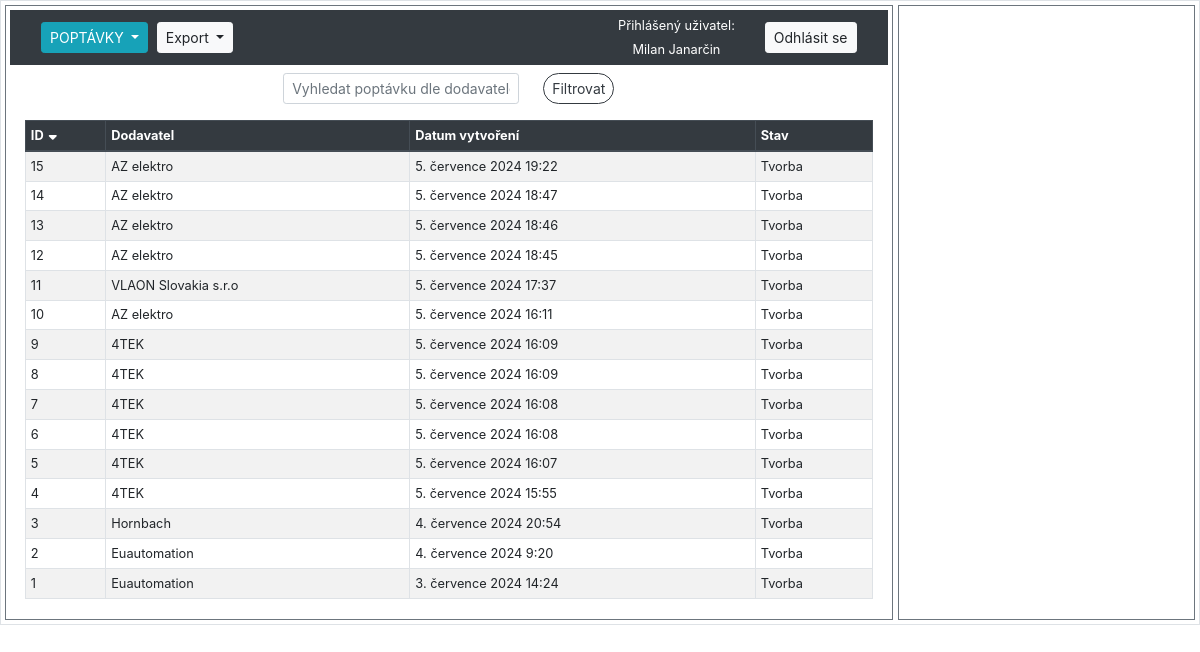
Before: /sklad/poptavky/ (signed in) with the older database file.
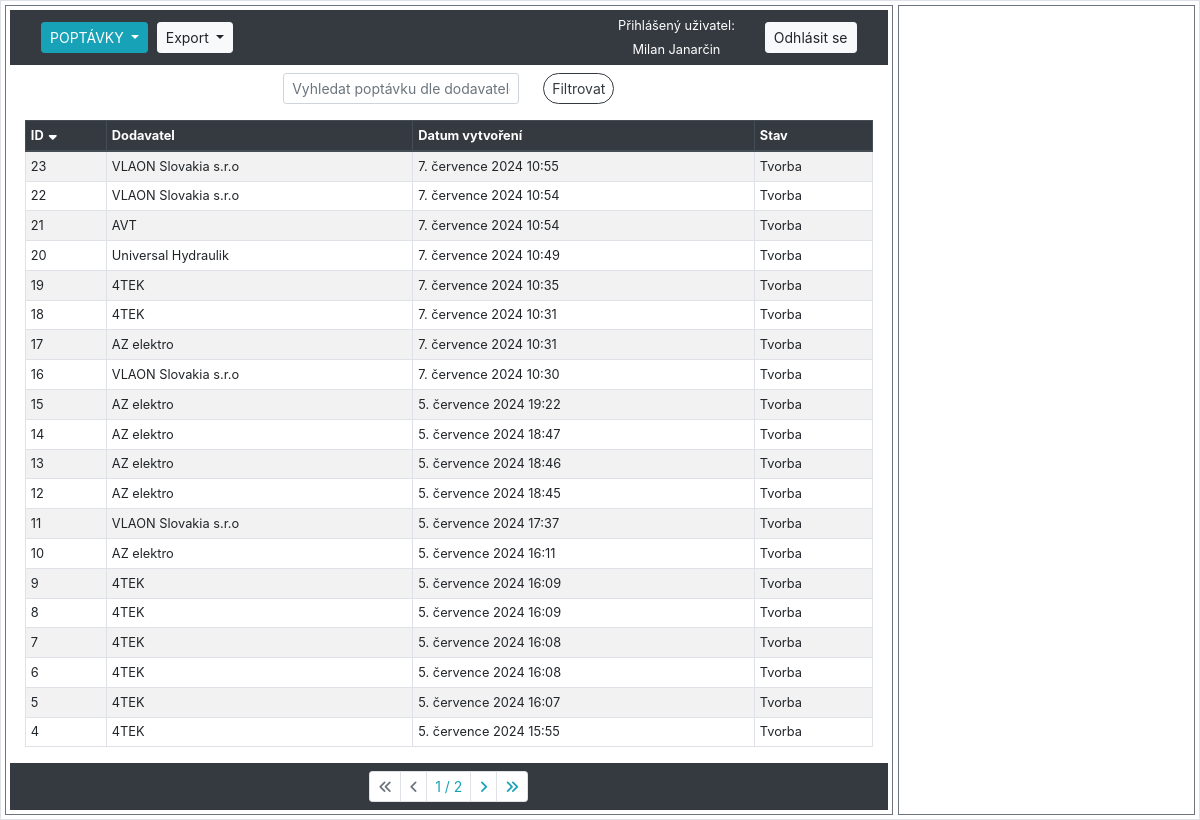
After: the same page with the newer database file.
### hpm_sklad/models.py (models this page shows, shortened)
class Poptavky(models.Model):
    class Meta:
        verbose_name_plural = 'Poptávky'
        verbose_name = 'Poptávka'
    STAVY_CHOICES = [
        ('Tvorba', 'Ve tvorbě'),
        ('Poptáno', 'Poptáno'),
        ('Uzavřeno', 'Uzavřeno'),
        ]
    dodavatel = models.ForeignKey(Dodavatele, on_delete=models.CASCADE, related_name='poptavky', verbose_name="Dodavatel")
    datum_vytvoreni = models.DateTimeField(auto_now_add=True, verbose_name="Datum vytvoření")
    stav = models.CharField(max_length=10, choices=STAVY_CHOICES, default='Tvorba', verbose_name="Stav poptávky")
    varianty = models.ManyToManyField('Varianty', through='PoptavkaVarianty')

class Dodavatele(models.Model):
    class Meta:
        verbose_name_plural = "Dodavatelé"
    LANGUAGE_CHOICES = [
        ('CZ', 'Český'),
        ('SK', 'Slovenský'),
        ('DE', 'Německý'),
        ('EN', 'Anglický')
    ]
    dodavatel = models.CharField(max_length=100, verbose_name="Dodavatel")
    kontakt = models.CharField(null=True, max_length=100, verbose_name="Kontaktní osoba")
    email = models.EmailField(null=True, max_length=100, verbose_name="E-mail")
    telefon = models.CharField(null=True, max_length=20, verbose_name="Telefon")
    jazyk = models.CharField(null=True, max_length=2, choices=LANGUAGE_CHOICES, default='CZ', verbose_name="Jazyk")
    def __str__(self):
        return f"{self.dodavatel}"

### hpm_sklad/views.py (the view, shortened to what this page needs)
# urls.py: path('sklad/poptavky/', views.PoptavkaListView.as_view(), name='poptavky'),
class PoptavkaListView(LoginRequiredMixin, ListView):
    model = Poptavky
    template_name = 'hpm_sklad/poptavky.html'
    paginate_by = 20
    export_csv = False
    def get_context_data(self, **kwargs):
        context = super().get_context_data(**kwargs)
        selected_id = self.request.GET.get('selected', None)
        if selected_id:
            context['selected_item'] = get_object_or_404(Dodavatele, id=selected_id)
        else:
            context['selected_item'] = None
        context.update({
            'db_table': 'poptavky',
            'sort': self.request.GET.get('sort', 'id'),
            'order': self.request.GET.get('order', 'down'),
            'query': self.request.GET.get('query', ''),
            'current_user': self.request.user,
        })
        return context
    def get_queryset(self):
        queryset = Poptavky.objects.all()
        query = self.request.GET.get('query', '')
        sort = self.request.GET.get('sort', 'id')
        order = self.request.GET.get('order', 'down')
        if query:
            queryset = queryset.filter(dodavatel__icontains=query)
        if order == 'down':
            sort = f"-{sort}"
        queryset = queryset.order_by(sort)
        return queryset
    def render_to_response(self, context, **response_kwargs):
        if getattr(self, 'export_csv', False):
            return self.export_to_csv(self.get_queryset())
        else:
            return super().render_to_response(context, **response_kwargs)

### hpm_sklad/templatetags/custom_filters.py (called while the page is built)
@register.filter
def url_remove_param(querystring, params):
    params = params.split(',')
    new_querystring = '&'.join(
        f"{key}={value}"
        for part in querystring.split('&')
        if '=' in part and (key := part.split('=')[0]) not in params and (value := part.split('=')[1])
    )
    return new_querystring

### hpm_sklad/templates/hpm_sklad/poptavky.html (shortened to what this page needs)
{% extends "hpm_sklad/base_left_right_column.html" %}
{% load static %}
{% load custom_filters %}
{% block left_content %}
    <form method="GET" action="" class="form-inline justify-content-center align-items-center small my-2">
        <div class="form-group mx-sm-2 mb-2">
            <input class="form-control form-control-sm mr-sm-2" type="text" name="query" placeholder="Vyhledat poptávku dle dodavatele" value="{{ request.GET.query }}">
        </div>
        <div class="form-group mx-sm-2 mb-2">
            <button class="btn btn-outline-dark btn-sm rounded-pill" type="submit">Filtrovat</button>
        </div>
    </form>
    <div class="container-fluid">
        <table class="table table-sm table-hover table-striped table-bordered">
            <thead class="thead-dark">
                <tr>
                    {% with request.GET.urlencode as querystring %}
                        <th>
                            <a href="?sort=id&order={% if request.GET.sort == 'id' and request.GET.order == 'up' %}down{% else %}up{% endif %}&{{ querystring|url_remove_param:'sort,order' }}">
                                ID
                                {% if not request.GET.sort %}
                                    <i class="fas fa-sort-down"></i>
                                {% endif %}
                            </a>
                        </th>
                        <th>
                            <a href="?sort=dodavatel&order={% if request.GET.sort == 'dodavatel' and request.GET.order == 'up' %}down{% else %}up{% endif %}&{{ querystring|url_remove_param:'sort,order' }}">
                                Dodavatel
                            </a>
                        </th>
                        <th>
                            <a href="?sort=kontakt&order={% if request.GET.sort == 'kontakt' and request.GET.order == 'up' %}down{% else %}up{% endif %}&{{ querystring|url_remove_param:'sort,order' }}">
                                Datum vytvoření
                            </a>
                        </th>
                        <th>
                            <a href="?sort=email&order={% if request.GET.sort == 'email' and request.GET.order == 'up' %}down{% else %}up{% endif %}&{{ querystring|url_remove_param:'sort,order' }}">
                                Stav
                            </a>
                        </th>
                    {% endwith %}
                </tr>
            </thead>
            <tbody class="show-pointer">
                {% for item in object_list %}
                    <tr data-id="{{ item.id }}" data-detail-url="{% url 'poptavka_varianty' item.id%}" onclick="loadDetail('{% url 'poptavka_varianty' item.id %}', '{{ item.id }}')">
                        <td>{{ item.id }}</td>
                        <td>{{ item.dodavatel|truncatechars:30 }}</td>
                        <td>{{ item.datum_vytvoreni }}</td>
                        <td>{{ item.stav }}</td>
                    </tr>
                {% endfor %}
            </tbody>
        </table>
    </div>
    {% include "hpm_sklad/pagination.html" %}
{% endblock %}

Changed rows visible on the page:
no longer on this page (row unchanged): Poptavky: id "3", dodavatel "Hornbach", datum_vytvoreni "4. července 2024 20:54", stav "Tvorba"
no longer on this page (row unchanged): Poptavky: id "2", dodavatel "Euautomation", datum_vytvoreni "4. července 2024 9:20", stav "Tvorba"
no longer on this page (row unchanged): Poptavky: id "1", dodavatel "Euautomation", datum_vytvoreni "3. července 2024 14:24", stav "Tvorba"
added Poptavky: id "23", dodavatel "VLAON Slovakia s.r.o", datum_vytvoreni "7. července 2024 10:55", stav "Tvorba"
added Poptavky: id "22", dodavatel "VLAON Slovakia s.r.o", datum_vytvoreni "7. července 2024 10:54", stav "Tvorba"
added Poptavky: id "21", dodavatel "AVT", datum_vytvoreni "7. července 2024 10:54", stav "Tvorba"
added Poptavky: id "20", dodavatel "Universal Hydraulik", datum_vytvoreni "7. července 2024 10:49", stav "Tvorba"
added Poptavky: id "19", dodavatel "4TEK", datum_vytvoreni "7. července 2024 10:35", stav "Tvorba"
added Poptavky: id "18", dodavatel "4TEK", datum_vytvoreni "7. července 2024 10:31", stav "Tvorba"
added Poptavky: id "17", dodavatel "AZ elektro", datum_vytvoreni "7. července 2024 10:31", stav "Tvorba"
added Poptavky: id "16", dodavatel "VLAON Slovakia s.r.o", datum_vytvoreni "7. července 2024 10:30", stav "Tvorba"
Other visible differences:
{{ page_obj.number }}: (not shown) → "1"
{{ page_obj.paginator.num_pages }}: (not shown) → "2"
